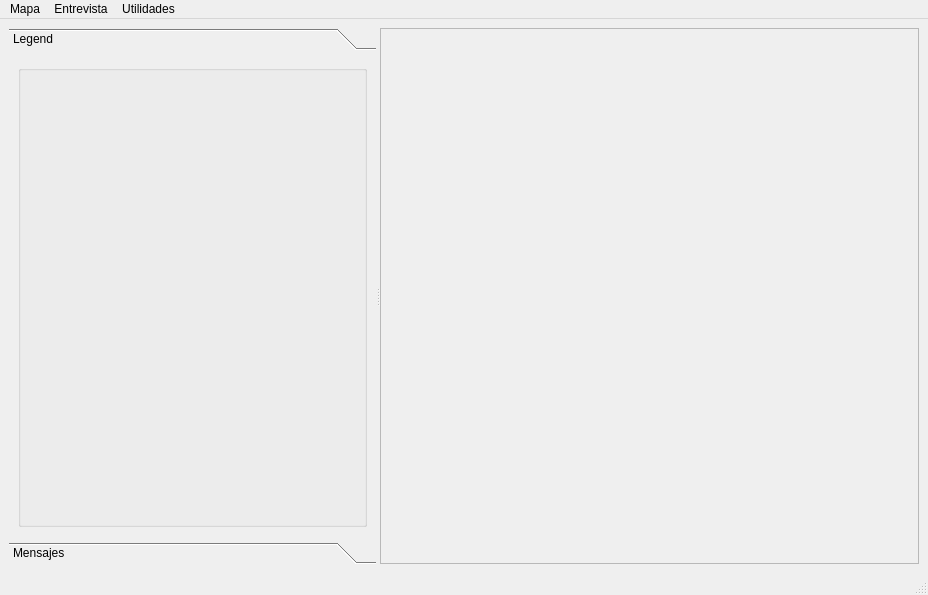
<ui version="4.0" >
 <class>MainWindow</class>
 <widget class="QMainWindow" name="MainWindow" >
  <property name="geometry" >
   <rect>
    <x>0</x>
    <y>0</y>
    <width>928</width>
    <height>595</height>
   </rect>
  </property>
  <property name="windowTitle" >
   <string>OpenOceanMap</string>
  </property>
  <property name="windowIcon" >
   <iconset resource="resources.qrc" >:/images/OCEAN_SMALL_INNO.png</iconset>
  </property>
  <widget class="QWidget" name="centralwidget" >
   <layout class="QGridLayout" >
    <property name="leftMargin" >
     <number>9</number>
    </property>
    <property name="topMargin" >
     <number>9</number>
    </property>
    <property name="rightMargin" >
     <number>9</number>
    </property>
    <property name="bottomMargin" >
     <number>9</number>
    </property>
    <property name="horizontalSpacing" >
     <number>6</number>
    </property>
    <property name="verticalSpacing" >
     <number>6</number>
    </property>
    <item row="0" column="0" >
     <widget class="QSplitter" name="splitter" >
      <property name="orientation" >
       <enum>Qt::Horizontal</enum>
      </property>
      <widget class="QToolBox" name="toolBox" >
       <property name="enabled" >
        <bool>true</bool>
       </property>
       <property name="sizePolicy" >
        <sizepolicy vsizetype="Preferred" hsizetype="Preferred" >
         <horstretch>0</horstretch>
         <verstretch>0</verstretch>
        </sizepolicy>
       </property>
       <property name="baseSize" >
        <size>
         <width>0</width>
         <height>0</height>
        </size>
       </property>
       <property name="currentIndex" >
        <number>0</number>
       </property>
       <widget class="QWidget" name="legend_page" >
        <property name="geometry" >
         <rect>
          <x>0</x>
          <y>0</y>
          <width>390</width>
          <height>463</height>
         </rect>
        </property>
        <attribute name="label" >
         <string>Legend</string>
        </attribute>
        <layout class="QGridLayout" >
         <property name="leftMargin" >
          <number>9</number>
         </property>
         <property name="topMargin" >
          <number>9</number>
         </property>
         <property name="rightMargin" >
          <number>9</number>
         </property>
         <property name="bottomMargin" >
          <number>9</number>
         </property>
         <property name="horizontalSpacing" >
          <number>6</number>
         </property>
         <property name="verticalSpacing" >
          <number>6</number>
         </property>
         <item row="0" column="0" >
          <widget class="QGroupBox" name="groupBox" >
           <property name="autoFillBackground" >
            <bool>true</bool>
           </property>
           <property name="title" >
            <string/>
           </property>
          </widget>
         </item>
        </layout>
       </widget>
       <widget class="QWidget" name="debug_page" >
        <property name="geometry" >
         <rect>
          <x>0</x>
          <y>0</y>
          <width>278</width>
          <height>500</height>
         </rect>
        </property>
        <attribute name="label" >
         <string>Mensajes</string>
        </attribute>
       </widget>
      </widget>
      <widget class="QFrame" name="frameMap" >
       <property name="sizePolicy" >
        <sizepolicy vsizetype="Preferred" hsizetype="Preferred" >
         <horstretch>0</horstretch>
         <verstretch>0</verstretch>
        </sizepolicy>
       </property>
       <property name="frameShape" >
        <enum>QFrame::StyledPanel</enum>
       </property>
       <property name="frameShadow" >
        <enum>QFrame::Raised</enum>
       </property>
      </widget>
     </widget>
    </item>
   </layout>
  </widget>
  <widget class="QMenuBar" name="menubar" >
   <property name="geometry" >
    <rect>
     <x>0</x>
     <y>0</y>
     <width>928</width>
     <height>22</height>
    </rect>
   </property>
   <widget class="QMenu" name="menuInterview" >
    <property name="title" >
     <string>Entrevista</string>
    </property>
    <addaction name="actionStart_Interview" />
   </widget>
   <widget class="QMenu" name="menuMap" >
    <property name="title" >
     <string>Mapa</string>
    </property>
    <addaction name="mpActionAddRasterLayer" />
    <addaction name="mpActionAddVectorLayer" />
    <addaction name="separator" />
    <addaction name="mpActionZoomIn" />
    <addaction name="mpActionZoomOut" />
    <addaction name="mpActionPan" />
    <addaction name="actionRegion_Tool" />
   </widget>
   <widget class="QMenu" name="menuUtilities" >
    <property name="title" >
     <string>Utilidades</string>
    </property>
    <addaction name="actionPython_Console" />
   </widget>
   <addaction name="menuMap" />
   <addaction name="menuInterview" />
   <addaction name="menuUtilities" />
  </widget>
  <widget class="QStatusBar" name="statusbar" />
  <action name="mpActionZoomOut" >
   <property name="icon" >
    <iconset resource="resources.qrc" >:/images/mActionZoomOut.png</iconset>
   </property>
   <property name="text" >
    <string>Alejar zum</string>
   </property>
  </action>
  <action name="mpActionPan" >
   <property name="icon" >
    <iconset resource="resources.qrc" >:/images/mActionPan.png</iconset>
   </property>
   <property name="text" >
    <string>Desplazar mapa</string>
   </property>
  </action>
  <action name="mpActionAddRasterLayer" >
   <property name="icon" >
    <iconset resource="resources.qrc" >:/images/mActionAddRasterLayer.png</iconset>
   </property>
   <property name="text" >
    <string>Añadir una capa ráster</string>
   </property>
  </action>
  <action name="actionStart_Interview" >
   <property name="icon" >
    <iconset resource="resources.qrc" >:/images/mActionStartEditing.png</iconset>
   </property>
   <property name="text" >
    <string>Inicio Entrevista</string>
   </property>
   <property name="iconText" >
    <string>Inicio Entrevista</string>
   </property>
   <property name="toolTip" >
    <string>Inicio Entrevista</string>
   </property>
  </action>
  <action name="actionRegion_Tool" >
   <property name="icon" >
    <iconset resource="resources.qrc" >:/images/mActionMeasureArea.png</iconset>
   </property>
   <property name="text" >
    <string>Región herramienta</string>
   </property>
  </action>
  <action name="actionPolygon_Tool" >
   <property name="icon" >
    <iconset resource="resources.qrc" >:/images/mActionCapturePolygon.png</iconset>
   </property>
   <property name="text" >
    <string>Polygon Tool</string>
   </property>
  </action>
  <action name="mpActionZoomIn" >
   <property name="icon" >
    <iconset resource="resources.qrc" >:/images/mActionZoomIn.png</iconset>
   </property>
   <property name="text" >
    <string>Acercar zum</string>
   </property>
  </action>
  <action name="mpActionAddVectorLayer" >
   <property name="icon" >
    <iconset resource="resources.qrc" >:/images/mActionAddLayer.png</iconset>
   </property>
   <property name="text" >
    <string>Añadir una capa vectorial</string>
   </property>
  </action>
  <action name="actionPython_Console" >
   <property name="icon" >
    <iconset resource="resources.qrc" >:/images/mIconProperties.png</iconset>
   </property>
   <property name="text" >
    <string>Consola de Python</string>
   </property>
  </action>
 </widget>
 <resources>
  <include location="resources.qrc" />
 </resources>
 <connections/>
</ui>
